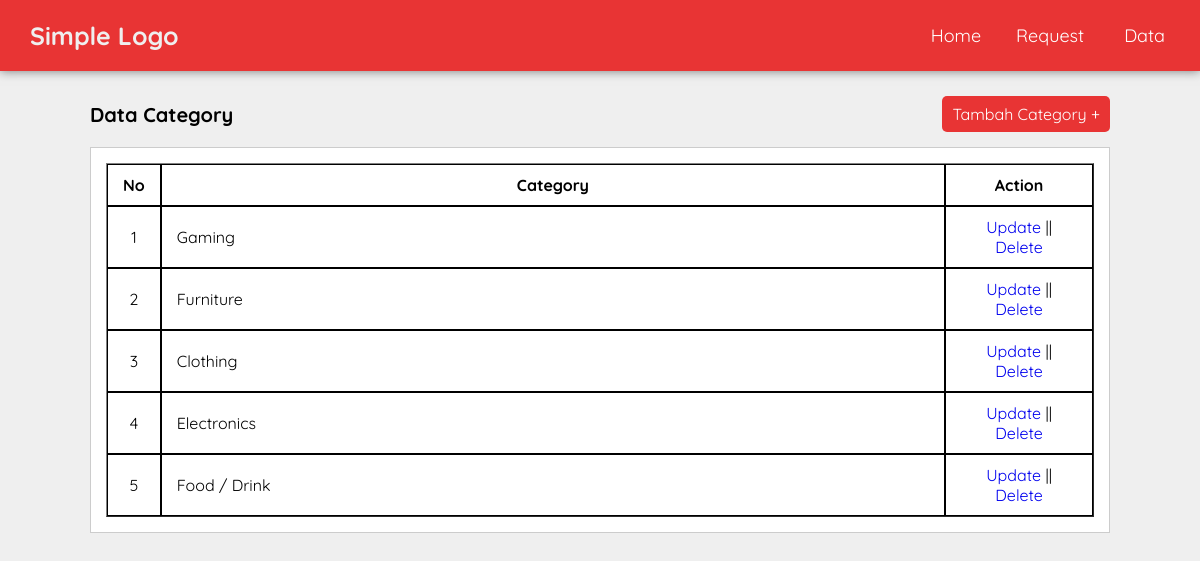
The app's page /moderator/manage-category.php (signed in) with its own data.
### tables this page shows
CREATE TABLE `tb_category` (
  `id_category` int(11) NOT NULL,
  `categoryName` varchar(100) NOT NULL,
  `createAt` datetime NOT NULL DEFAULT current_timestamp()
);

### moderator/manage-category.php (the view, shortened to what this page needs)
<?php
    include "../database/config.php";
?>
<!DOCTYPE html>
<html lang="en">
<head>
</head>
<body>
    <?php include "../partials/navbar-admin.php" ?>
    <main>
        <div class="section">
            <div class="container">
                <div class="head-content">
                    <div class="head-title">Data Category</div>
                    <a id="ModalBtn" class="head-link">Tambah Category +</a>
                </div>
                <div class="box">
                    <table border="1" cellspacing="0" class="table-data">
                        <thead>
                            <th width="5%">No</th>
                            <th>Category</th>
                            <th width="15%">Action</th>
                        </thead>
                        <tbody>
                            <?php
                                $no = 1;
                                $mysql = mysqli_query($conn, "SELECT * FROM tb_category ORDER BY createAt DESC;");
                                if(mysqli_num_rows($mysql)){
                                    while($a = mysqli_fetch_array($mysql)){
                            ?>
                            <tr>
                                <td align="center"><?= $no++ ?></td>
                                <td><?= $a['categoryName'] ?></td>
                                <td align="center">
                                    <a href="update-category.php?id=<?= $a['id_category'] ?>">Update</a> ||
                                    <a onclick="return confirm('Are you sure want delete this category? [<?= $a['categoryName'] ?>]')" href="manage-category.php?delete=<?= $a['id_category'] ?>">Delete</a>
                                </td>
                            </tr>
                            <?php }} else {?>
                            <tr>
                                <td align="center" colspan="7">404 Not Data Found</td>
                            </tr>
                            <?php } ?>
                        </tbody>
                    </table>
                </div>
            </div>
        </div>
    </main>
</body>
</html>

### styles/style.css (style rules this page uses)
* { padding: 0px; margin: 0px; box-sizing: border-box; text-decoration: none; outline: none; font-family: "Quicksand", Arial; scroll-behavior: smooth; }
body { background-color: #efefef; }
.container { width: 85%; margin: 0 auto; }
.section { padding: 20px 0px; }
.box { background-color: #fff; border: 1px solid #ccc; padding: 15px; box-sizing: border-box; margin: 10px 0; }
.box::after { content: ""; display: block; clear: both; }
.table-data { width: 100%; }
.table-data td, .table-data th { padding: 10px 15px; border: 1px solid; }
.head-content { display: flex; justify-content: space-between; align-items: center; padding: 5px 0px; }
.head-title { font-size: 20px; font-weight: bold; }
.head-link { color: #ffffff; background-color: #e83434; cursor: pointer; border: none; padding: 8px 10px; border-radius: 5px; }

### records on screen
tb_category: categoryName "Gaming"
tb_category: categoryName "Furniture"
tb_category: categoryName "Clothing"
tb_category: categoryName "Electronics"
tb_category: categoryName "Food / Drink"
